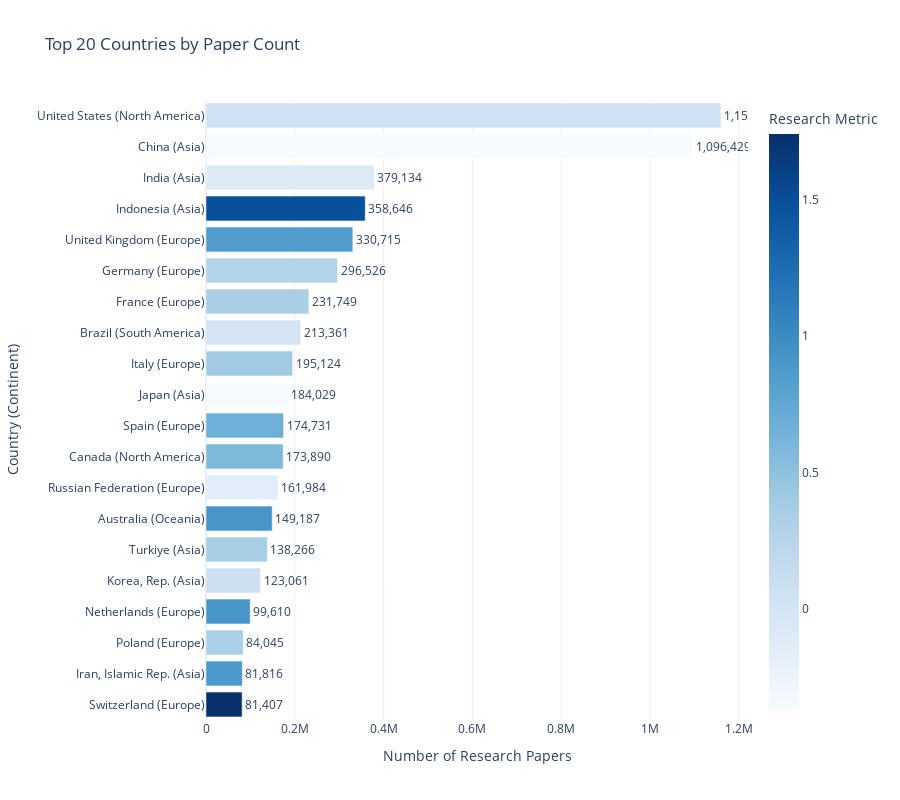

This figure's notebook cell:
### Code cell
# 1. Select top 20 countries by PAPER COUNT (Volume)
top_20_volume = data_api_papers_sorted_500000.sort_values(by='paper_count', ascending=False).head(20).copy()

# Create the combined label
top_20_volume['Country_Label'] = top_20_volume['Country'] + " (" + top_20_volume['continent'] + ")"

# 2. Create the Bar Chart
# X = Paper Count (Length)
# Color = Research Metric (Efficiency)
fig = px.bar(
    top_20_volume,
    x="paper_count",
    y="Country_Label",
    color="research_final_metric",  # <-- Swapped: Color is now the Metric
    color_continuous_scale="Blues",
    title="Top 20 Countries by Paper Count",
    template="plotly_white",
    text="paper_count",             # <-- Swapped: Text is now the Count
    hover_data={
        "paper_count": ":,.0f",
        "research_final_metric": ":.2f",
        "Country_Label": False,
        "continent": True
    },
    height=800
)

# 3. Update Layout
fig.update_layout(
    yaxis=dict(autorange="reversed"), # Rank #1 at the top
    xaxis_title="Number of Research Papers",
    yaxis_title="Country (Continent)",
    
    # We don't need manual ticks for the metric (it's a standard score)
    coloraxis_colorbar=dict(
        title="Research Metric"
    )
)

# 4. Format the text labels
fig.update_traces(
    texttemplate='%{x:,.0f}', # Format count with commas (e.g. 1,200,000)
    textposition='outside'
)

fig.show()

### Figure 1 — Plotly figure (JSON) as saved in the notebook; plotly's stock layout.template omitted (floating-point values rounded to 4 significant figures)
{"data": [{"customdata": [[0.05736, "North America"], [-0.3716, "Asia"], [-0.1015, "Asia"], [1.485, "Asia"], [0.8501, "Europe"], [0.2826, "Europe"], [0.342, "Europe"], [0.003571, "South America"], [0.3987, "Europe"], [-0.3591, "Asia"], [0.6671, "Europe"], [0.585, "North America"], [-0.1372, "Europe"], [0.9168, "Oceania"], [0.3655, "Asia"], [0.08348, "Asia"], [0.9109, "Europe"], [0.3378, "Europe"], [0.8886, "Asia"], [1.741, "Europe"]], "hovertemplate": "paper_count=%{text:,.0f}<br>research_final_metric=%{marker.color:.2f}<br>continent=%{customdata[1]}<extra></extra>", "legendgroup": "", "marker": {"color": [0.05736, -0.3716, -0.1015, 1.485, 0.8501, 0.2826, 0.342, 0.003571, 0.3987, -0.3591, 0.6671, 0.585, -0.1372, 0.9168, 0.3655, 0.08348, 0.9109, 0.3378, 0.8886, 1.741], "coloraxis": "coloraxis", "pattern": {"shape": ""}}, "name": "", "orientation": "h", "showlegend": false, "text": [1160000.0, 1096000.0, 379100.0, 358600.0, 330700.0, 296500.0, 231700.0, 213400.0, 195100.0, 184000.0, 174700.0, 173900.0, 162000.0, 149200.0, 138300.0, 123100.0, 99610.0, 84040.0, 81820.0, 81410.0], "textposition": "outside", "texttemplate": "%{x:,.0f}", "type": "bar", "x": [1159821, 1096429, 379134, 358646, 330715, 296526, 231749, 213361, 195124, 184029, 174731, 173890, 161984, 149187, 138266, 123061, 99610, 84045, 81816, 81407], "xaxis": "x", "y": ["United States (North America)", "China (Asia)", "India (Asia)", "Indonesia (Asia)", "United Kingdom (Europe)", "Germany (Europe)", "France (Europe)", "Brazil (South America)", "Italy (Europe)", "Japan (Asia)", "Spain (Europe)", "Canada (North America)", "Russian Federation (Europe)", "Australia (Oceania)", "Turkiye (Asia)", "Korea, Rep. (Asia)", "Netherlands (Europe)", "Poland (Europe)", "Iran, Islamic Rep. (Asia)", "Switzerland (Europe)"], "yaxis": "y"}], "layout": {"barmode": "relative", "coloraxis": {"colorbar": {"title": {"text": "Research Metric"}}, "colorscale": [[0, "rgb(247,251,255)"], [0.125, "rgb(222,235,247)"], [0.25, "rgb(198,219,239)"], [0.375, "rgb(158,202,225)"], [0.5, "rgb(107,174,214)"], [0.625, "rgb(66,146,198)"], [0.75, "rgb(33,113,181)"], [0.875, "rgb(8,81,156)"], [1, "rgb(8,48,107)"]]}, "height": 800, "legend": {"tracegroupgap": 0}, "title": {"text": "Top 20 Countries by Paper Count"}, "xaxis": {"anchor": "y", "domain": [0, 1], "title": {"text": "Number of Research Papers"}}, "yaxis": {"anchor": "x", "autorange": "reversed", "domain": [0, 1], "title": {"text": "Country (Continent)"}}}}
